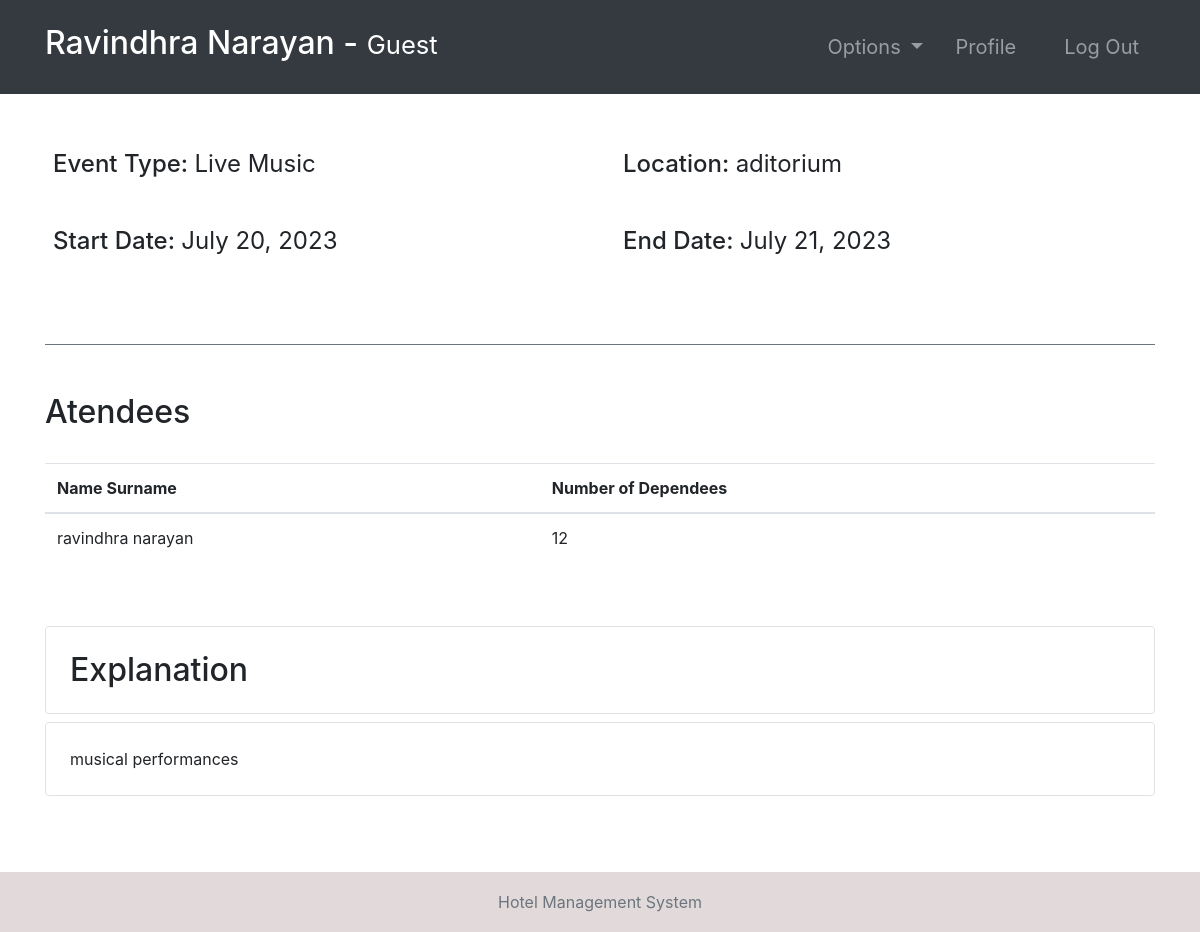
/event-profile/1/ (signed in), run on the app's committed database.
### hotel/models.py (models this page shows, shortened)
class Event(models.Model):
    EVENT_TYPES = (
        ('Movie', 'Movie'),
        ('Theater', 'Theater'),
        ('Conference', 'Conference'),
        ('Concert', 'Concert'),
        ('Entertainment', 'Entertainment'),
        ('Live Music', 'Live Music'),
    )
    eventType = models.CharField(max_length=20, choices=EVENT_TYPES)
    location = models.CharField(max_length=100)
    startDate = models.DateField()
    endDate = models.DateField()
    explanation = models.TextField()

class EventAttendees(models.Model):
    event = models.ForeignKey(Event, on_delete=models.CASCADE)
    numberOfDependees = models.IntegerField(default=0)
    guest = models.ForeignKey(Guest,   null=True, on_delete=models.CASCADE)

### accounts/models.py (models this page shows, shortened)
class Guest(models.Model):
    user = models.OneToOneField(User, null=True, on_delete=models.CASCADE)
    phoneNumber = PhoneNumberField(unique=True)
    def currentRoom(self):
        booking = Booking.objects.filter(guest=self).last()
        return booking.roomNumber

### hotel/views.py (the view)
# urls.py: path('event-profile/<str:id>/', event_profile, name="event-profile"),
@ login_required(login_url='login')
def event_profile(request, id):
    role = str(request.user.groups.all()[0])
    path = role + "/"
    tempEvent = Event.objects.get(id=id)
    attendees = EventAttendees.objects.filter(event=tempEvent)
    context = {
        "role": role,
        "attendees": attendees,
        "event": tempEvent
    }
    return render(request, path + "event-profile.html", context)

### Templates/guest/event-profile.html
{% extends '../index.html' %}
{% block context %}
{% include '../common_pages/event-profile.html' %}
{% endblock %}

### Templates/incs/nav.html (shortened to what this page needs)
<nav class="navbar navbar-dark bg-dark navbar-expand-lg py-3 " role="navigation">
    <div class="container">
        <a href="" class="navbar-brand">
            <h2 class="text-capitalize">
                {{ request.user.first_name }} {{ request.user.last_name }} -
                <small>
                    {{ role }}
                </small>
            </h2>
        </a>
        <div class="collapse navbar-collapse" id="navbarTags">
            <ul class="navbar-nav ml-auto">
                <li class="nav-item dropdown p-2">
                    <a class="nav-link dropdown-toggle" href="#" id="navbarDropdown" role="button"
                        data-toggle="dropdown" aria-haspopup="true" aria-expanded="false">
                        Options
                    </a>
                </li>
                <li class="nav-item mr-3 p-2">
                    {% if role == 'guest' %}
                    <a href="{% url 'guest-profile' user.id %}" class="nav-link">Profile</a>
                    {% endif %}
                </li>
                <li class="nav-item p-2 ">
                    <a href="{% url 'logout' %}" class="nav-link">Log Out</a>
                </li>
            </ul>
        </div>
    </div>
</nav>

### Templates/common_pages/event-profile.html
<div class="container">
    <div class="row mt-5">
        <div class="col-6">
            <div class="p-2 h4">
                <span>Event Type: </span>
                <span class="font-weight-normal">{{event.eventType}}</span>
            </div>
            <br>
            <div class="p-2 h4">
                <span>Start Date:</span>
                <span class="font-weight-normal">{{event.startDate}}</span>
            </div>
        </div>
        <div class="col-6">
            <div class="p-2 h4">
                <span>Location:</span>
                <span class="font-weight-normal">{{event.location}}</span>
            </div>
            <br>
            <div class="p-2 h4">
                <span>End Date:</span>
                <span class="font-weight-normal">{{event.endDate}}</span>
            </div>
        </div>
    </div>
    <br>
    <div class="table-responsive my-5 border-top border-secondary pt-5">
        <div class="table-header row">
            <div class="col-sm-12 col-md-12 col-lg-4 mb-4">
                <h2>Atendees</h2>
            </div>
        </div>
        <table class="table table-hover">
            <thead>
                <tr>
                    <th>Name Surname</th>
                    <th>Number of Dependees</th>
                </tr>
            </thead>
            <tbody>
                {% for attendee in attendees %}
                <tr>
                    <td>{{attendee.guest.user.first_name}} {{attendee.guest.user.last_name}}</td>
                    <td>{{attendee.numberOfDependees}}</td>
                </tr>
                {% endfor %}
            </tbody>
        </table>
    </div>
    <div class="explanation  pb-5">
        <div class="header h2 border rounded p-4">Explanation</div>
        <div class="content">
            <p class="border rounded p-4">{{event.explanation}}</p>
        </div>
    </div>
</div>

### static/css/main.css (style rules this page uses)
* { margin: 0; padding: 0; -webkit-font-smoothing: antialiased; }
body { position: relative; }
nav .nav-item { font-size: 20px; }

### data on the page
Event: eventType "Live Music", startDate "July 20, 2023", location "aditorium", endDate "July 21, 2023", explanation "musical performances"
EventAttendees: guest.user.first_name "ravindhra", guest.user.last_name "narayan", numberOfDependees "12"

### other printed values
{{ request.user.first_name }} "Ravindhra"
{{ request.user.last_name }} "Narayan"
{{ role }} "Guest"
